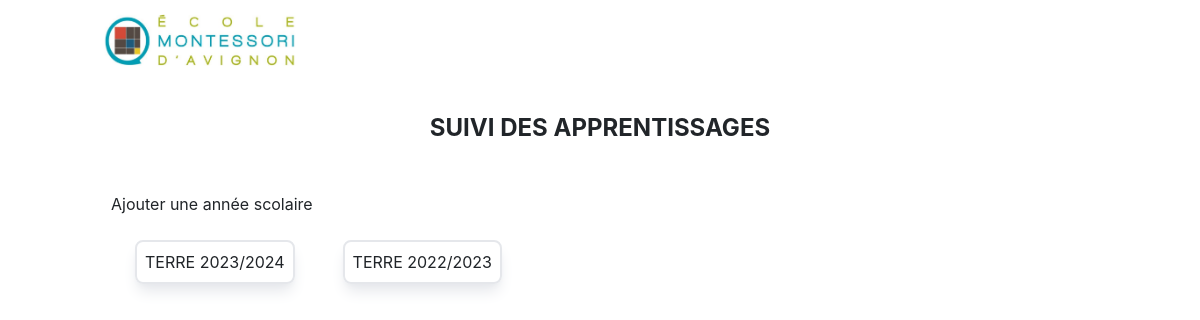
Before: /ambiance (signed in) with the older database file.
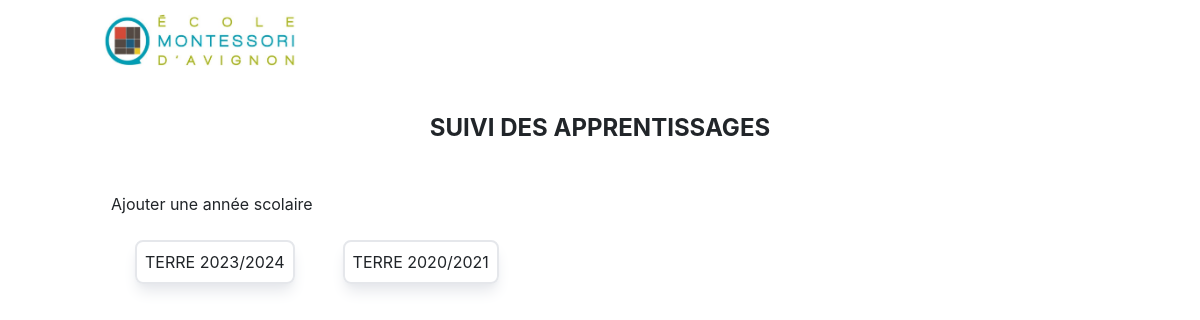
After: the same page with the newer database file.
### ambiance/models.py (models this page shows)
class Environment(models.Model):
    ENVIRONMENT_CHOICES = (
        ('BOIS', 'Bois'),
        ('TERRE', 'Terre'),
    )
    name = models.CharField(max_length=20, choices=ENVIRONMENT_CHOICES, verbose_name="Ambiance")
    year = models.CharField(max_length=20, verbose_name="Année")
    date_created = models.DateTimeField(auto_now_add=True)
    def __str__(self):
        return f'{self.name} {self.year}'

### ambiance/views.py (the view)
# urls.py: path("ambiance", views.ambiance_list_view, name='ambiance'),
@login_required
def ambiance_list_view(request):
    user = request.user
    ambiances = Environment.objects.filter(name=user.ambiance.name).order_by('-date_created')
    return render(request, 'ambiance/ambiance_all.html', {'ambiances': ambiances})

### ambiance/templates/ambiance/ambiance_all.html (shortened to what this page needs)
{% extends "authentication/base.html" %}
{% block content %}
<div class="container flex flex-col items-center">
    <div class="w-full">
        <a href="{% url 'add_ambiance' %}">Ajouter une année scolaire</a>
    </div>
    <div class="w-full flex flex-wrap">
        {% for ambiance in ambiances %}
            <div class="m-4 border-2 p-2 rounded-lg shadow-lg shadow-gray-200">
                <a class="no-underline" href="{% url 'all_child' ambiance_id=ambiance.id%}"> {{ambiance}}</a>
            </div>
        {% endfor %}
    </div>
</div>
{% endblock content %}

Changed rows visible on the page:
changed Environment: name+year "TERRE 2022/2023" → "TERRE 2020/2021"
